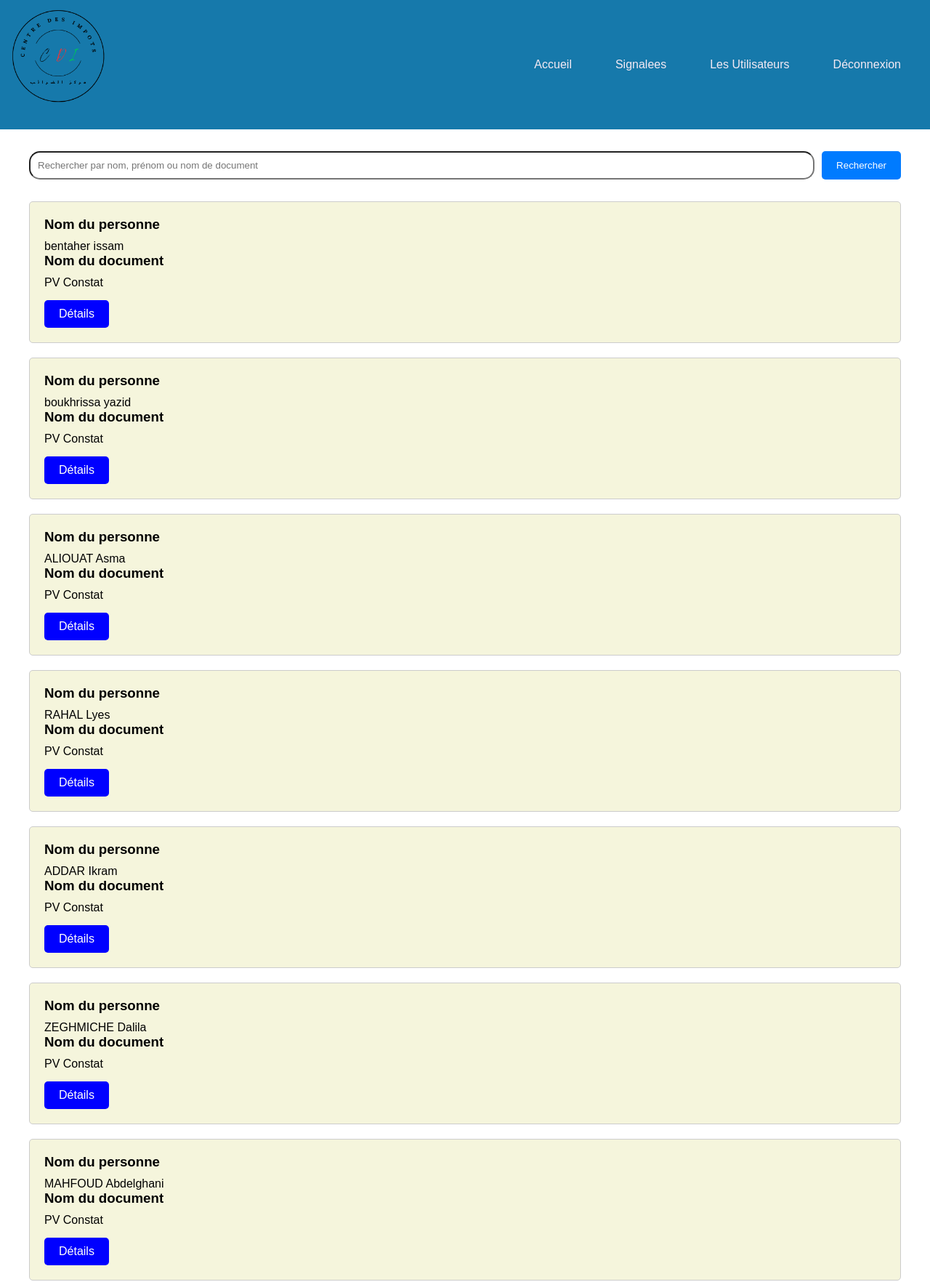
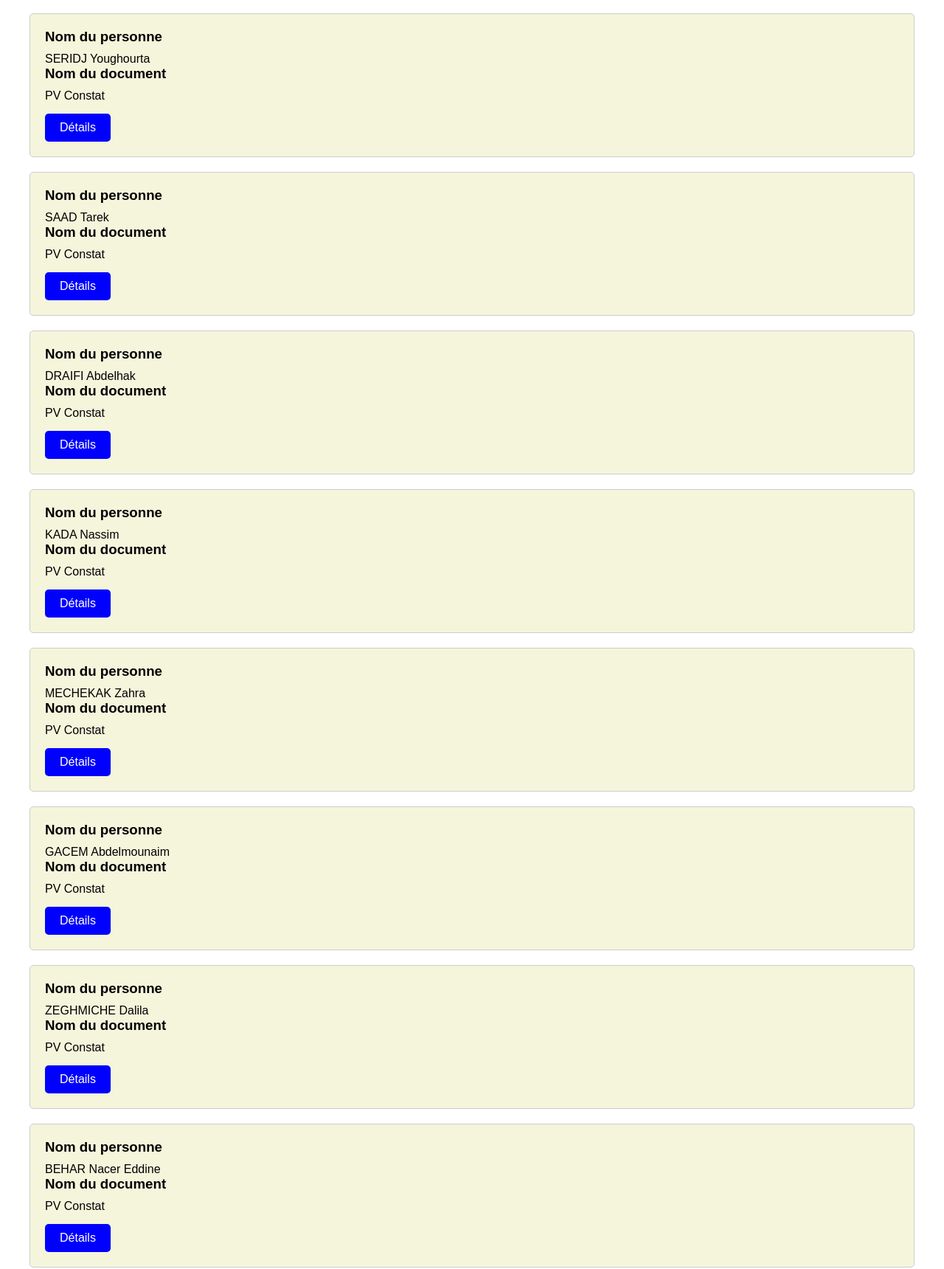
Page /views/centre/les_demandes_control_nonacc_centre.php (signed in, upper part) on the committed database (2 pictures, top to bottom).
### tables this page shows
CREATE TABLE `demande` (
  `id_demande` int(11) NOT NULL,
  `id_personne` int(11) DEFAULT NULL,
  `nom_document` varchar(255) DEFAULT NULL,
  `demande_text` text DEFAULT NULL,
  `date_heure` datetime NOT NULL DEFAULT current_timestamp(),
  `nom_service` varchar(255) DEFAULT NULL
);

CREATE TABLE `personne` (
  `id` int(11) NOT NULL,
  `nom` varchar(255) NOT NULL,
  `prenom` varchar(255) NOT NULL,
  `sexe` enum('homme','femme','autre') NOT NULL,
  `dateNaissance` date NOT NULL,
  `email` varchar(255) NOT NULL,
  `motDePasse` varchar(255) NOT NULL,
  `username` varchar(255) DEFAULT NULL
);

### views/centre/les_demandes_control_nonacc_centre.php (the view, shortened to what this page needs)
<?php
require_once "../../control/db_connection.php";
$search = isset($_GET['search']) ? $_GET['search'] : '';
$sql = "SELECT demande.*, personne.nom AS nom_personne, personne.prenom AS prenom_personne
        FROM demande
        INNER JOIN personne ON demande.id_personne = personne.id
        WHERE demande.nom_service = 'Service de Contrôle et de la Recherche'
        AND demande.id_demande NOT IN (SELECT id_demande FROM reponses)";
$stmt = $pdo->prepare($sql);
$stmt->execute();
$demandes = $stmt->fetchAll();
?>
<!DOCTYPE html>
<html lang="fr">
<head>
    <link rel="stylesheet" href="../../public/css/style1.css">
</head>
<body>
<header>
    <div class="container">
        <div class="logo">
            <img src="../../public/images/logo1.png" alt="CDI">
        </div>
        <nav class="bar">
            <ul>
            <li><a  href="centre.php">Accueil</a></li>
                <li><a href="les_demandes_sig.php">Signalees</a></li>
                <li><a href="utilisateur.php">Les Utilisateurs</a></li>
                <li><a href="../../control/deconnexion.php" onclick="confirmLogout(event)">Déconnexion</a></li>
            </ul>
        </nav>
    </div>
   </header>
   <div class="search-bar">
    <div class="container">
        <form method="GET" action="les_demandes_control_nonacc_centre.php">
            <input type="text" name="search" placeholder="Rechercher par nom, prénom ou nom de document" value="<?php echo htmlspecialchars($search); ?>">
            <button type="submit">Rechercher</button>
        </form>
    </div>
</div>
    <div class="demandes">
        <div class="container">
            <?php
            if (empty($demandes)) {
                echo "
                <div class='demande-card'>
                    <h3>Il n'y a pas de demande</h3>
                </div>
                ";
            } else {
                foreach ($demandes as $demande) {
                    echo "
                    <div class='demande-card'>
                        <h3>Nom du personne</h3>
                        <p>". $demande['nom_personne'] ." " . $demande['prenom_personne'] . "</p>
                        <h3>Nom du document</h3>
                        <p>". $demande['nom_document'] ."</p>
                        <a class='detail-btn' href='../detail.php?id_demande=". $demande['id_demande'] ."&nom_personne=". $demande['nom_personne'] ."&prenom_personne=". $demande['prenom_personne']."&nom_document=". $demande['nom_document'] ."&nom_service=". $demande['nom_service'] ."&demande_text=". $demande['demande_text'] ."&date_heure=". $demande['date_heure'] ."'>Détails</a>
                    </div>
                    ";
                }
            }
            ?>
        </div>
    </div>
</body>
</html>

### public/css/style1.css (style rules this page uses)
* { margin: 0; padding: 0; box-sizing: border-box; }
body { font-size: 16px; }
.container { width: 1200px; margin: 0 auto; height: 100%; }
header { padding: 70px; background-color: #1679AB; position: relative; }
header .container { display: flex; justify-content: space-between; align-items: center; }
.logo img { width: 150px; height: auto; position: absolute; top: 0px; left: 5px; }
body { font-family: 'Ubuntu', sans-serif; }
a { text-shadow: 0px 0px 3px rgba(117, 117, 117, 0.12); color: #2991ab; text-decoration: none; }
header .bar ul { display: flex; list-style: none; }
header .bar a { display: block; padding: 10px 20px; margin: 0 10px; color: #F3EBF6; }
.detail-btn { background-color: #1679AB; color: white; padding: 10px 20px; margin-top: 15px; margin-right: 5px; text-align: center; text-decoration: none; display: inline-block; border-radius: 5px; }
.demande-card { position: relative; background-color: beige; border: 1px solid #ccc; border-radius: 5px; padding: 20px; margin-top: 10px; margin-bottom: 20px; }
.demande-card h3 { margin-bottom: 10px; }
.detail-btn { background-color: blue; color: white; padding: 10px 20px; margin-top: 15px; text-align: center; text-decoration: none; display: inline-block; border-radius: 5px; }
.search-bar { margin: 30px 30px; }
.search-bar form { display: flex; justify-content: center; }
.search-bar input[type="text"] { padding: 10px; width: calc(100% - 80px); border-radius: 15px; }
.search-bar button { padding: 10px 20px; background-color: #007bff; color: #fff; border: none; cursor: pointer; border-radius: 5px; margin-left: 10px; }

### rows in the picture
demande: id_personne.nom "bentaher", id_personne.prenom "issam", nom_document "PV Constat"
demande: id_personne.nom "boukhrissa", id_personne.prenom "yazid", nom_document "PV Constat"
demande: id_personne.nom "ALIOUAT", id_personne.prenom "Asma", nom_document "PV Constat"
demande: id_personne.nom "RAHAL", id_personne.prenom "Lyes", nom_document "PV Constat"
demande: id_personne.nom "ADDAR", id_personne.prenom "Ikram", nom_document "PV Constat"
demande: id_personne.nom "ZEGHMICHE", id_personne.prenom "Dalila", nom_document "PV Constat"
demande: id_personne.nom "MAHFOUD", id_personne.prenom "Abdelghani", nom_document "PV Constat"
demande: id_personne.nom "SERIDJ", id_personne.prenom "Youghourta", nom_document "PV Constat"
demande: id_personne.nom "SAAD", id_personne.prenom "Tarek", nom_document "PV Constat"
demande: id_personne.nom "DRAIFI", id_personne.prenom "Abdelhak", nom_document "PV Constat"
demande: id_personne.nom "KADA", id_personne.prenom "Nassim", nom_document "PV Constat"
demande: id_personne.nom "MECHEKAK", id_personne.prenom "Zahra", nom_document "PV Constat"
demande: id_personne.nom "GACEM", id_personne.prenom "Abdelmounaim", nom_document "PV Constat"
demande: id_personne.nom "ZEGHMICHE", id_personne.prenom "Dalila", nom_document "PV Constat"
demande: id_personne.nom "BEHAR", id_personne.prenom "Nacer Eddine", nom_document "PV Constat"
